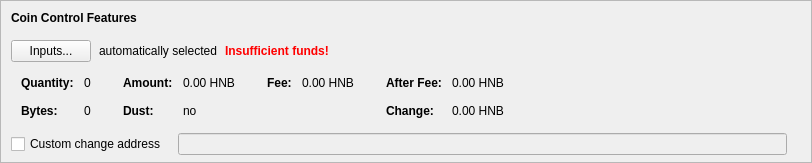
      <widget class="QFrame" name="frameCoinControl">
       <property name="sizePolicy">
        <sizepolicy hsizetype="Expanding" vsizetype="Fixed">
         <horstretch>0</horstretch>
         <verstretch>0</verstretch>
        </sizepolicy>
       </property>
       <property name="maximumSize">
        <size>
         <width>16777215</width>
         <height>16777215</height>
        </size>
       </property>
       <property name="frameShape">
        <enum>QFrame::StyledPanel</enum>
       </property>
       <property name="frameShadow">
        <enum>QFrame::Sunken</enum>
       </property>
       <layout class="QVBoxLayout" name="verticalLayoutCoinControl2">
        <property name="spacing">
         <number>0</number>
        </property>
        <property name="leftMargin">
         <number>0</number>
        </property>
        <property name="topMargin">
         <number>0</number>
        </property>
        <property name="rightMargin">
         <number>0</number>
        </property>
        <property name="bottomMargin">
         <number>6</number>
        </property>
        <item>
         <layout class="QVBoxLayout" name="verticalLayoutCoinControl" stretch="0,0,0,0,0">
          <property name="spacing">
           <number>0</number>
          </property>
          <property name="leftMargin">
           <number>10</number>
          </property>
          <property name="topMargin">
           <number>10</number>
          </property>
          <item>
           <layout class="QHBoxLayout" name="horizontalLayoutCoinControl1">
            <property name="bottomMargin">
             <number>15</number>
            </property>
            <item>
             <widget class="QLabel" name="labelCoinControlFeatures">
              <property name="sizePolicy">
               <sizepolicy hsizetype="Preferred" vsizetype="Maximum">
                <horstretch>0</horstretch>
                <verstretch>0</verstretch>
               </sizepolicy>
              </property>
              <property name="font">
               <font>
                <weight>75</weight>
                <bold>true</bold>
               </font>
              </property>
              <property name="styleSheet">
               <string notr="true">font-weight:bold;</string>
              </property>
              <property name="text">
               <string>Coin Control Features</string>
              </property>
             </widget>
            </item>
           </layout>
          </item>
          <item>
           <layout class="QHBoxLayout" name="horizontalLayoutCoinControl2" stretch="0,0,0,0">
            <property name="spacing">
             <number>8</number>
            </property>
            <property name="bottomMargin">
             <number>10</number>
            </property>
            <item>
             <widget class="QPushButton" name="pushButtonCoinControl">
              <property name="styleSheet">
               <string notr="true"/>
              </property>
              <property name="text">
               <string>Inputs...</string>
              </property>
              <property name="autoDefault">
               <bool>false</bool>
              </property>
             </widget>
            </item>
            <item>
             <widget class="QLabel" name="labelCoinControlAutomaticallySelected">
              <property name="text">
               <string>automatically selected</string>
              </property>
              <property name="margin">
               <number>5</number>
              </property>
             </widget>
            </item>
            <item>
             <widget class="QLabel" name="labelCoinControlInsuffFunds">
              <property name="font">
               <font>
                <weight>75</weight>
                <bold>true</bold>
               </font>
              </property>
              <property name="styleSheet">
               <string notr="true">color:red;font-weight:bold;</string>
              </property>
              <property name="text">
               <string>Insufficient funds!</string>
              </property>
              <property name="margin">
               <number>5</number>
              </property>
             </widget>
            </item>
            <item>
             <spacer name="horizontalSpacerCoinControl">
              <property name="orientation">
               <enum>Qt::Horizontal</enum>
              </property>
              <property name="sizeHint" stdset="0">
               <size>
                <width>40</width>
                <height>1</height>
               </size>
              </property>
             </spacer>
            </item>
           </layout>
          </item>
          <item>
           <widget class="QWidget" name="widgetCoinControl" native="true">
            <property name="sizePolicy">
             <sizepolicy hsizetype="Preferred" vsizetype="Preferred">
              <horstretch>0</horstretch>
              <verstretch>0</verstretch>
             </sizepolicy>
            </property>
            <property name="minimumSize">
             <size>
              <width>0</width>
              <height>0</height>
             </size>
            </property>
            <property name="styleSheet">
             <string notr="true"/>
            </property>
            <layout class="QHBoxLayout" name="horizontalLayoutCoinControl5">
             <property name="leftMargin">
              <number>0</number>
             </property>
             <property name="topMargin">
              <number>0</number>
             </property>
             <property name="rightMargin">
              <number>0</number>
             </property>
             <property name="bottomMargin">
              <number>0</number>
             </property>
             <item>
              <layout class="QHBoxLayout" name="horizontalLayoutCoinControl3" stretch="0,0,0,1">
               <property name="spacing">
                <number>20</number>
               </property>
               <property name="topMargin">
                <number>0</number>
               </property>
               <property name="bottomMargin">
                <number>10</number>
               </property>
               <item>
                <layout class="QFormLayout" name="formLayoutCoinControl1">
                 <property name="horizontalSpacing">
                  <number>10</number>
                 </property>
                 <property name="verticalSpacing">
                  <number>14</number>
                 </property>
                 <property name="leftMargin">
                  <number>10</number>
                 </property>
                 <property name="topMargin">
                  <number>4</number>
                 </property>
                 <property name="rightMargin">
                  <number>6</number>
                 </property>
                 <item row="0" column="0">
                  <widget class="QLabel" name="labelCoinControlQuantityText">
                   <property name="font">
                    <font>
                     <weight>75</weight>
                     <bold>true</bold>
                    </font>
                   </property>
                   <property name="text">
                    <string>Quantity:</string>
                   </property>
                   <property name="margin">
                    <number>0</number>
                   </property>
                  </widget>
                 </item>
                 <item row="0" column="1">
                  <widget class="QLabel" name="labelCoinControlQuantity">
                   <property name="cursor">
                    <cursorShape>IBeamCursor</cursorShape>
                   </property>
                   <property name="contextMenuPolicy">
                    <enum>Qt::ActionsContextMenu</enum>
                   </property>
                   <property name="text">
                    <string notr="true">0</string>
                   </property>
                   <property name="margin">
                    <number>0</number>
                   </property>
                   <property name="textInteractionFlags">
                    <set>Qt::LinksAccessibleByMouse|Qt::TextSelectableByKeyboard|Qt::TextSelectableByMouse</set>
                   </property>
                  </widget>
                 </item>
                 <item row="1" column="0">
                  <widget class="QLabel" name="labelCoinControlBytesText">
                   <property name="font">
                    <font>
                     <weight>75</weight>
                     <bold>true</bold>
                    </font>
                   </property>
                   <property name="text">
                    <string>Bytes:</string>
                   </property>
                  </widget>
                 </item>
                 <item row="1" column="1">
                  <widget class="QLabel" name="labelCoinControlBytes">
                   <property name="cursor">
                    <cursorShape>IBeamCursor</cursorShape>
                   </property>
                   <property name="contextMenuPolicy">
                    <enum>Qt::ActionsContextMenu</enum>
                   </property>
                   <property name="text">
                    <string notr="true">0</string>
                   </property>
                   <property name="textInteractionFlags">
                    <set>Qt::LinksAccessibleByMouse|Qt::TextSelectableByKeyboard|Qt::TextSelectableByMouse</set>
                   </property>
                  </widget>
                 </item>
                </layout>
               </item>
               <item>
                <layout class="QFormLayout" name="formLayoutCoinControl2">
                 <property name="horizontalSpacing">
                  <number>10</number>
                 </property>
                 <property name="verticalSpacing">
                  <number>14</number>
                 </property>
                 <property name="leftMargin">
                  <number>6</number>
                 </property>
                 <property name="topMargin">
                  <number>4</number>
                 </property>
                 <property name="rightMargin">
                  <number>6</number>
                 </property>
                 <item row="0" column="0">
                  <widget class="QLabel" name="labelCoinControlAmountText">
                   <property name="font">
                    <font>
                     <weight>75</weight>
                     <bold>true</bold>
                    </font>
                   </property>
                   <property name="text">
                    <string>Amount:</string>
                   </property>
                   <property name="margin">
                    <number>0</number>
                   </property>
                  </widget>
                 </item>
                 <item row="0" column="1">
                  <widget class="QLabel" name="labelCoinControlAmount">
                   <property name="cursor">
                    <cursorShape>IBeamCursor</cursorShape>
                   </property>
                   <property name="contextMenuPolicy">
                    <enum>Qt::ActionsContextMenu</enum>
                   </property>
                   <property name="text">
                    <string notr="true">0.00 HNB</string>
                   </property>
                   <property name="textInteractionFlags">
                    <set>Qt::LinksAccessibleByMouse|Qt::TextSelectableByKeyboard|Qt::TextSelectableByMouse</set>
                   </property>
                  </widget>
                 </item>
                 <item row="1" column="0">
                  <widget class="QLabel" name="labelCoinControlLowOutputText">
                   <property name="font">
                    <font>
                     <weight>75</weight>
                     <bold>true</bold>
                    </font>
                   </property>
                   <property name="text">
                    <string>Dust:</string>
                   </property>
                  </widget>
                 </item>
                 <item row="1" column="1">
                  <widget class="QLabel" name="labelCoinControlLowOutput">
                   <property name="cursor">
                    <cursorShape>IBeamCursor</cursorShape>
                   </property>
                   <property name="contextMenuPolicy">
                    <enum>Qt::ActionsContextMenu</enum>
                   </property>
                   <property name="text">
                    <string notr="true">no</string>
                   </property>
                   <property name="textInteractionFlags">
                    <set>Qt::LinksAccessibleByMouse|Qt::TextSelectableByKeyboard|Qt::TextSelectableByMouse</set>
                   </property>
                  </widget>
                 </item>
                </layout>
               </item>
               <item>
                <layout class="QFormLayout" name="formLayoutCoinControl3">
                 <property name="horizontalSpacing">
                  <number>10</number>
                 </property>
                 <property name="verticalSpacing">
                  <number>14</number>
                 </property>
                 <property name="leftMargin">
                  <number>6</number>
                 </property>
                 <property name="topMargin">
                  <number>4</number>
                 </property>
                 <property name="rightMargin">
                  <number>6</number>
                 </property>
                 <item row="0" column="0">
                  <widget class="QLabel" name="labelCoinControlFeeText">
                   <property name="font">
                    <font>
                     <weight>75</weight>
                     <bold>true</bold>
                    </font>
                   </property>
                   <property name="text">
                    <string>Fee:</string>
                   </property>
                   <property name="margin">
                    <number>0</number>
                   </property>
                  </widget>
                 </item>
                 <item row="0" column="1">
                  <widget class="QLabel" name="labelCoinControlFee">
                   <property name="cursor">
                    <cursorShape>IBeamCursor</cursorShape>
                   </property>
                   <property name="contextMenuPolicy">
                    <enum>Qt::ActionsContextMenu</enum>
                   </property>
                   <property name="text">
                    <string notr="true">0.00 HNB</string>
                   </property>
                   <property name="textInteractionFlags">
                    <set>Qt::LinksAccessibleByMouse|Qt::TextSelectableByKeyboard|Qt::TextSelectableByMouse</set>
                   </property>
                  </widget>
                 </item>
                </layout>
               </item>
               <item>
                <layout class="QFormLayout" name="formLayoutCoinControl4">
                 <property name="horizontalSpacing">
                  <number>10</number>
                 </property>
                 <property name="verticalSpacing">
                  <number>14</number>
                 </property>
                 <property name="leftMargin">
                  <number>6</number>
                 </property>
                 <property name="topMargin">
                  <number>4</number>
                 </property>
                 <property name="rightMargin">
                  <number>6</number>
                 </property>
                 <item row="0" column="0">
                  <widget class="QLabel" name="labelCoinControlAfterFeeText">
                   <property name="font">
                    <font>
                     <weight>75</weight>
                     <bold>true</bold>
                    </font>
                   </property>
                   <property name="text">
                    <string>After Fee:</string>
                   </property>
                   <property name="margin">
                    <number>0</number>
                   </property>
                  </widget>
                 </item>
                 <item row="0" column="1">
                  <widget class="QLabel" name="labelCoinControlAfterFee">
                   <property name="cursor">
                    <cursorShape>IBeamCursor</cursorShape>
                   </property>
                   <property name="contextMenuPolicy">
                    <enum>Qt::ActionsContextMenu</enum>
                   </property>
                   <property name="text">
                    <string notr="true">0.00 HNB</string>
                   </property>
                   <property name="textInteractionFlags">
                    <set>Qt::LinksAccessibleByMouse|Qt::TextSelectableByKeyboard|Qt::TextSelectableByMouse</set>
                   </property>
                  </widget>
                 </item>
                 <item row="1" column="0">
                  <widget class="QLabel" name="labelCoinControlChangeText">
                   <property name="font">
                    <font>
                     <weight>75</weight>
                     <bold>true</bold>
                    </font>
                   </property>
                   <property name="text">
                    <string>Change:</string>
                   </property>
                  </widget>
                 </item>
                 <item row="1" column="1">
                  <widget class="QLabel" name="labelCoinControlChange">
                   <property name="cursor">
                    <cursorShape>IBeamCursor</cursorShape>
                   </property>
                   <property name="contextMenuPolicy">
                    <enum>Qt::ActionsContextMenu</enum>
                   </property>
                   <property name="text">
                    <string notr="true">0.00 HNB</string>
                   </property>
                   <property name="textInteractionFlags">
                    <set>Qt::LinksAccessibleByMouse|Qt::TextSelectableByKeyboard|Qt::TextSelectableByMouse</set>
                   </property>
                  </widget>
                 </item>
                </layout>
               </item>
              </layout>
             </item>
            </layout>
           </widget>
          </item>
          <item>
           <layout class="QHBoxLayout" name="horizontalLayoutCoinControl4" stretch="0,0,0">
            <property name="spacing">
             <number>12</number>
            </property>
            <property name="sizeConstraint">
             <enum>QLayout::SetDefaultConstraint</enum>
            </property>
            <property name="topMargin">
             <number>5</number>
            </property>
            <property name="rightMargin">
             <number>5</number>
            </property>
            <item>
             <widget class="QCheckBox" name="checkBoxCoinControlChange">
              <property name="toolTip">
               <string>If this is activated, but the change address is empty or invalid, change will be sent to a newly generated address.</string>
              </property>
              <property name="text">
               <string>Custom change address</string>
              </property>
             </widget>
            </item>
            <item>
             <widget class="QValidatedLineEdit" name="lineEditCoinControlChange">
              <property name="enabled">
               <bool>false</bool>
              </property>
              <property name="sizePolicy">
               <sizepolicy hsizetype="Expanding" vsizetype="Fixed">
                <horstretch>0</horstretch>
                <verstretch>0</verstretch>
               </sizepolicy>
              </property>
             </widget>
            </item>
            <item>
             <widget class="QLabel" name="labelCoinControlChangeLabel">
              <property name="sizePolicy">
               <sizepolicy hsizetype="Preferred" vsizetype="Expanding">
                <horstretch>0</horstretch>
                <verstretch>0</verstretch>
               </sizepolicy>
              </property>
              <property name="minimumSize">
               <size>
                <width>0</width>
                <height>0</height>
               </size>
              </property>
              <property name="text">
               <string/>
              </property>
              <property name="margin">
               <number>3</number>
              </property>
             </widget>
            </item>
           </layout>
          </item>
          <item>
           <spacer name="verticalSpacerCoinControl">
            <property name="orientation">
             <enum>Qt::Vertical</enum>
            </property>
            <property name="sizeHint" stdset="0">
             <size>
              <width>800</width>
              <height>1</height>
             </size>
            </property>
           </spacer>
          </item>
         </layout>
        </item>
       </layout>
      </widget>
